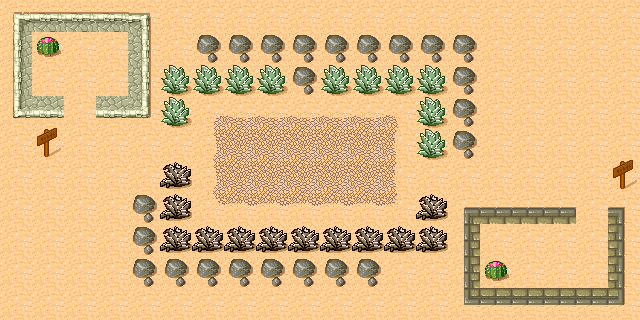

A level layout from a 2D game, rendered from its tile map. Below: a short description, then the map file with tile-grid data replaced by summaries:
An orthogonal 20x10 tile map with 32x32 px tiles, 1 tile layer (Background) and 2 objects (SpawnPoint).

<map version="1.0" tiledversion="1.0.3" orientation="orthogonal" renderorder="right-up" width="20" height="10" tilewidth="32" tileheight="32" nextobjectid="5">
 <tileset firstgid="1" source="TestDesert.tsx" />
 <layer name="Background" width="20" height="10">
  <data>[200 cells, 200 non-empty, 31 distinct tile ids]</data>
 </layer>
 <objectgroup name="Objects">
  <object id="3" x="207" y="-69" />
  <object id="4" name="SpawnPoint" x="48" y="240" />
 </objectgroup>
</map>
